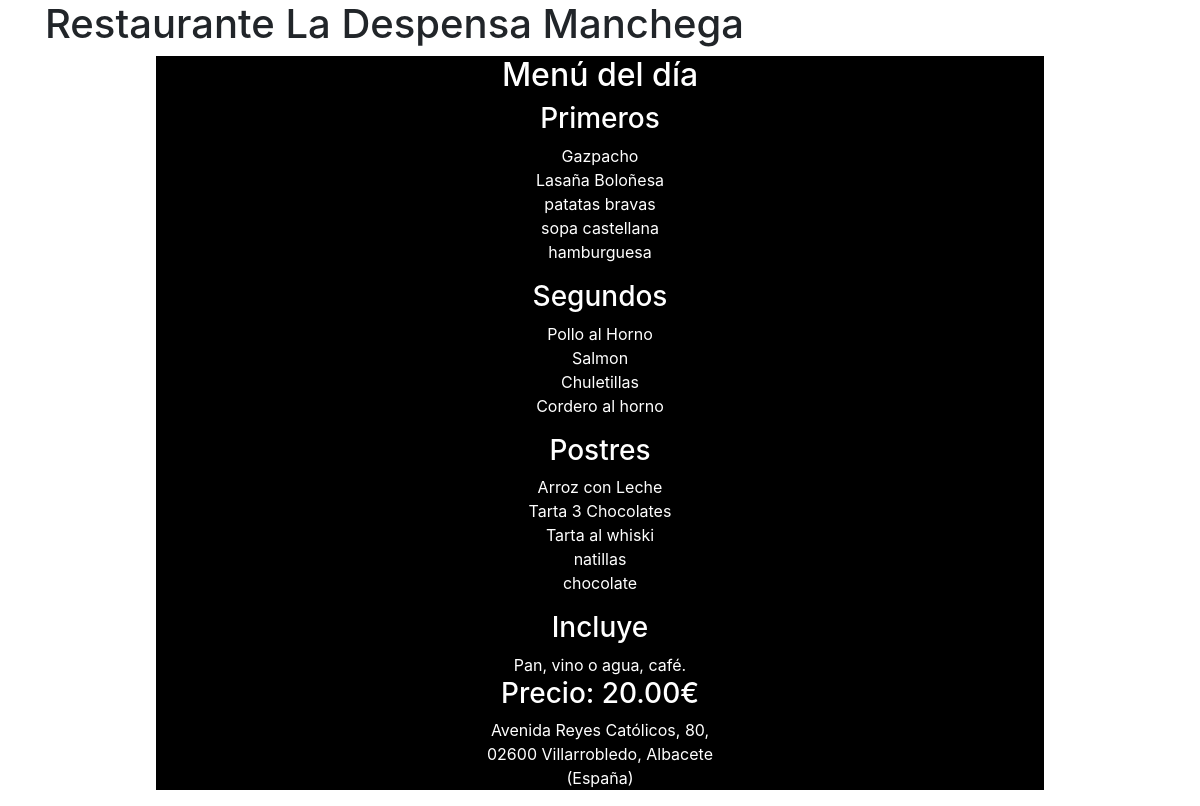
The page / on the database its author committed.
### tables this page shows
CREATE TABLE `nombre_platos` (
  `id` int(8) NOT NULL,
  `nombre` varchar(100) NOT NULL,
  `precio` float(3,2) NOT NULL,
  `orden_plato` enum('primeros','segundos','postres') NOT NULL,
  `menu_activo` tinyint(1) NOT NULL
);

### includes/datos.php (called while the page is built)
<?php
$host='localhost';
$usuario='root';
$clave ='';
$base ='webautogestionadamenudeldia';
$conexion = mysqli_connect($host,$usuario,$clave,$base) or die('No se ha podido conectar con la base de datos');
mysqli_set_charset($conexion,"utf8");
$sql1= "SELECT * FROM nombre_platos WHERE orden_plato = 'primeros' AND menu_activo = 1";
$sql2= "SELECT * FROM nombre_platos WHERE orden_plato = 'segundos' AND menu_activo = 1";
$sql3= "SELECT * FROM nombre_platos WHERE orden_plato = 'postres' AND menu_activo = 1";
$consulta1 = mysqli_query($conexion, $sql1);
$consulta2 = mysqli_query($conexion, $sql2);
$consulta3 = mysqli_query($conexion, $sql3);
?>

### includes/functions.php (the view)
<?php
function consulta_lista($con){
echo '<ul class="list-unstyled">';
while ($fila = mysqli_fetch_array($con)){
	echo "<li>". $fila['nombre']."</li>";
}
echo '</ul>';
}
?>

### index.php (shortened to what this page needs)
<!DOCTYPE html">
<html >
<head>
	<link rel="stylesheet" href="https://stackpath.bootstrapcdn.com/bootstrap/4.3.1/css/bootstrap.min.css">
	<link rel="stylesheet" type="text/css" href="css/style.css" />
</head>
<body>
<?php
include'includes/datos.php';
include'includes/functions.php';
?>
<div class="container">
<h1>Restaurante La Despensa Manchega</h1>
<div id="pizarra">
<h2>Menú del día</h2>
<h3>Primeros</h3>
<?php
consulta_lista($consulta1)
?>
<h3>Segundos</h3>
<h3>Postres</h3>
<h3>Incluye</h3>
Pan, vino o agua, café.
<h3> Precio: 20.00€</h3>
<address>
Avenida Reyes Católicos, 80, <br>02600 Villarrobledo, Albacete<br> (España)
</address>
</div>
</div>
</body>
</html>

### css/style.css (style rules this page uses)
#pizarra { background:black; color:white; text-align:center; max-width:80%; margin:0 auto; }

### rows shown on the page
nombre_platos: nombre "Gazpacho"
nombre_platos: nombre "Lasaña Boloñesa"
nombre_platos: nombre "patatas bravas"
nombre_platos: nombre "sopa castellana"
nombre_platos: nombre "hamburguesa"
nombre_platos: nombre "Pollo al Horno"
nombre_platos: nombre "Salmon"
nombre_platos: nombre "Chuletillas"
nombre_platos: nombre "Cordero al horno"
nombre_platos: nombre "Arroz con Leche"
nombre_platos: nombre "Tarta 3 Chocolates"
nombre_platos: nombre "Tarta al whiski"
nombre_platos: nombre "natillas"
nombre_platos: nombre "chocolate"
